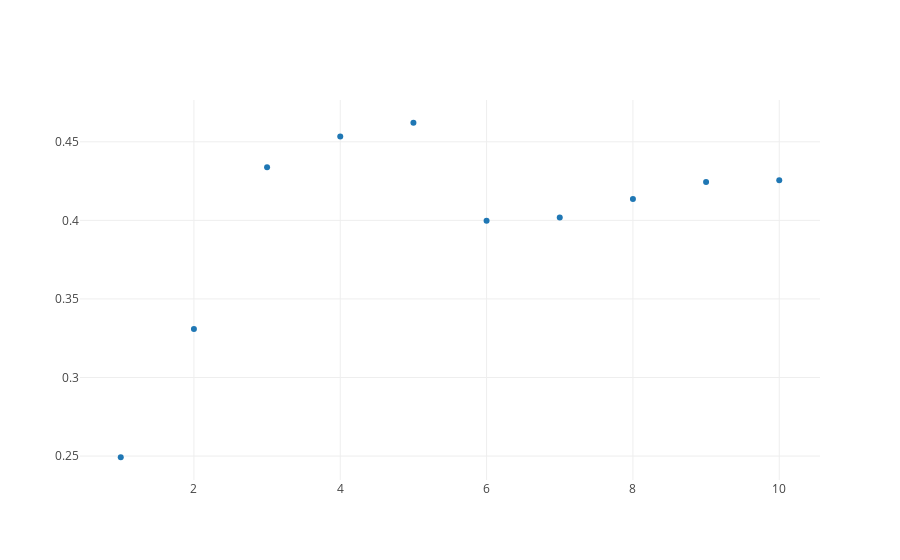

The code cell stored with this chart in its notebook:
### Code cell
from graph import trace_values, plot
x_vals = list(range(1, len(rfr.estimators_) + 1))
trace = trace_values(x_vals, r2_scores)
plot([trace])

### Figure 1 — Plotly figure (JSON) as saved in the notebook; plotly's stock layout.template omitted (floating-point values rounded to 4 significant figures)
{"data": [{"mode": "markers", "name": "data", "text": [], "type": "scatter", "uid": "065d1b96-de97-48a3-8023-e0272c44951a", "x": [1, 2, 3, 4, 5, 6, 7, 8, 9, 10, 11, 12, 13, 14, 15, 16, 17, 18, 19, 20, 21, 22, 23, 24, 25, 26, 27, 28, 29, 30, 31, 32, 33, 34, 35, 36, 37, 38, 39, 40, 41, 42, 43, 44, 45, 46, 47, 48, 49, 50], "y": [0.2492, 0.3308, 0.4339, 0.4533, 0.4621, 0.3998, 0.4019, 0.4136, 0.4244, 0.4255]}], "layout": {"autosize": true, "xaxis": {"autorange": true, "range": [0.4073, 10.59], "type": "linear"}, "yaxis": {"autorange": true, "range": [0.2336, 0.4777], "type": "linear"}}}
